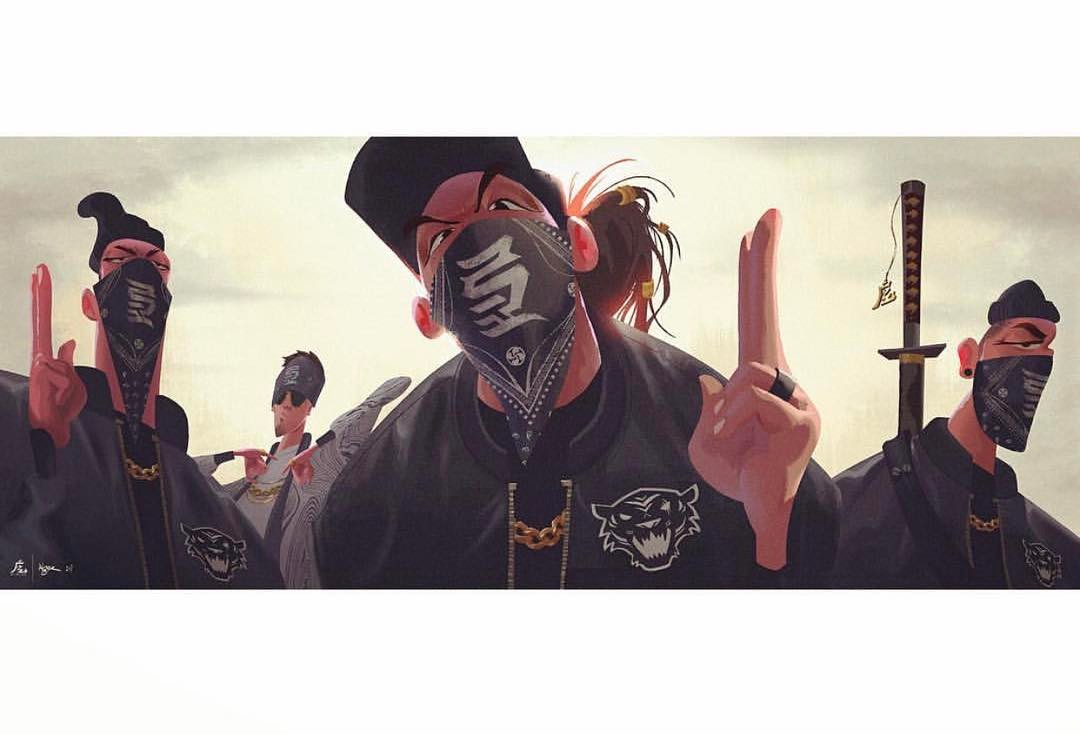
#> input picture webscraping/Imageandwords/Jawn Ha.jpg, 1080 x 734 px
$ python PILdemo.py
#> lines starting #> are read from the running program, lines starting #| are printed output that depends on the picture
from PIL import Image, ImageFilter

kitten = Image.open("Jawn Ha.jpg")
#> kitten is the input picture: PIL image 1080x734 RGB; mean R, G, B 182.4, 173.7, 170.8
blurryKitten = kitten.filter(ImageFilter.GaussianBlur)
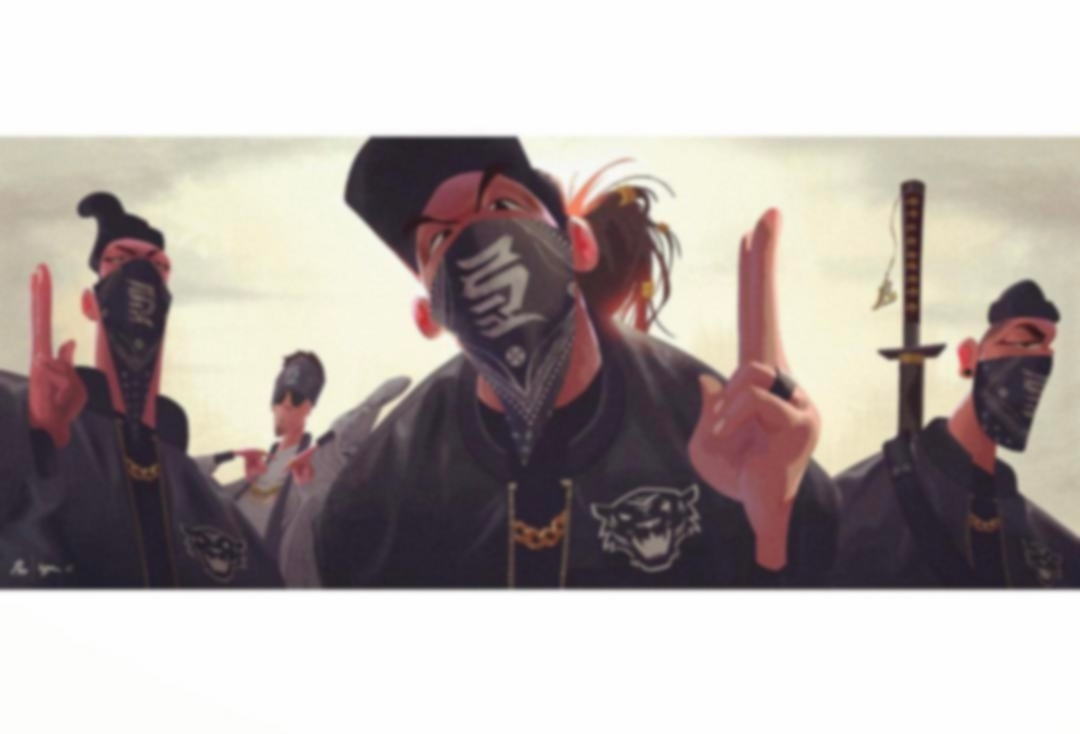
#> blurryKitten: PIL image 1080x734 RGB; mean R, G, B 182.4, 173.7, 170.8
blurryKitten.save("kitten_blurred.jpg")
blurryKitten.show()
